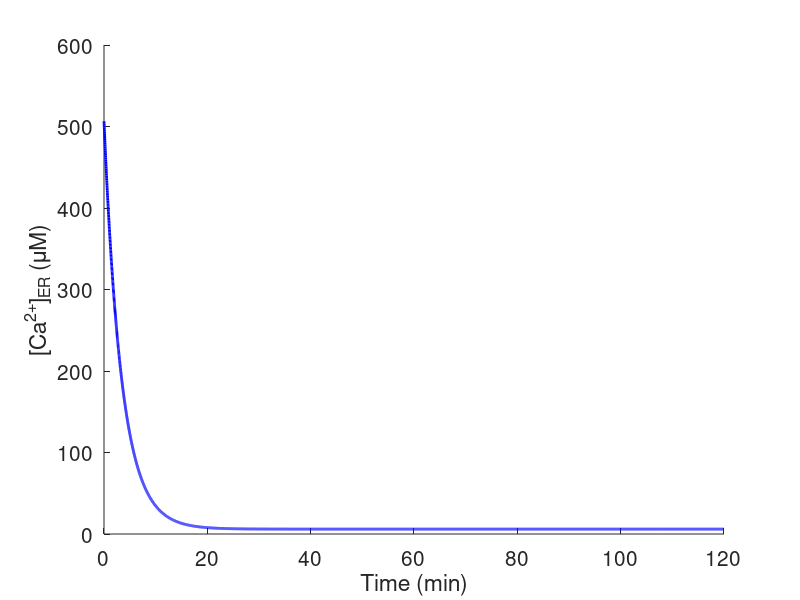
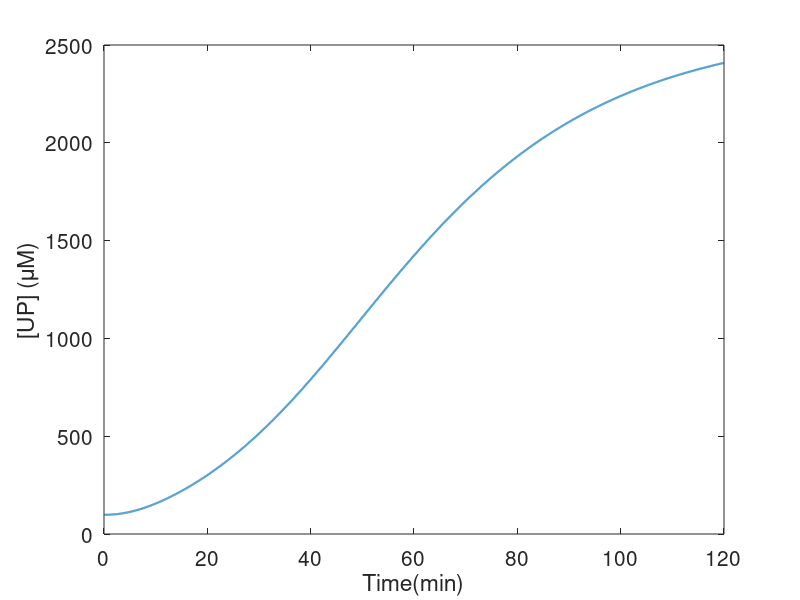
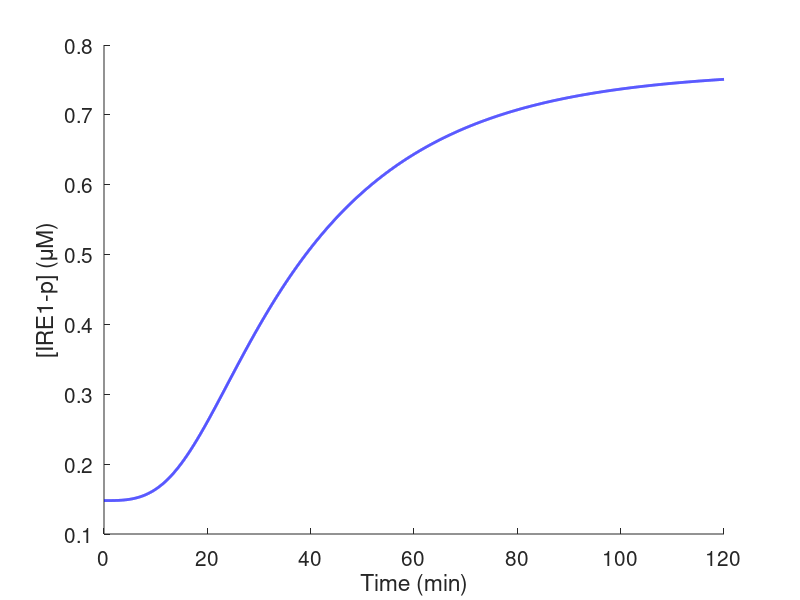
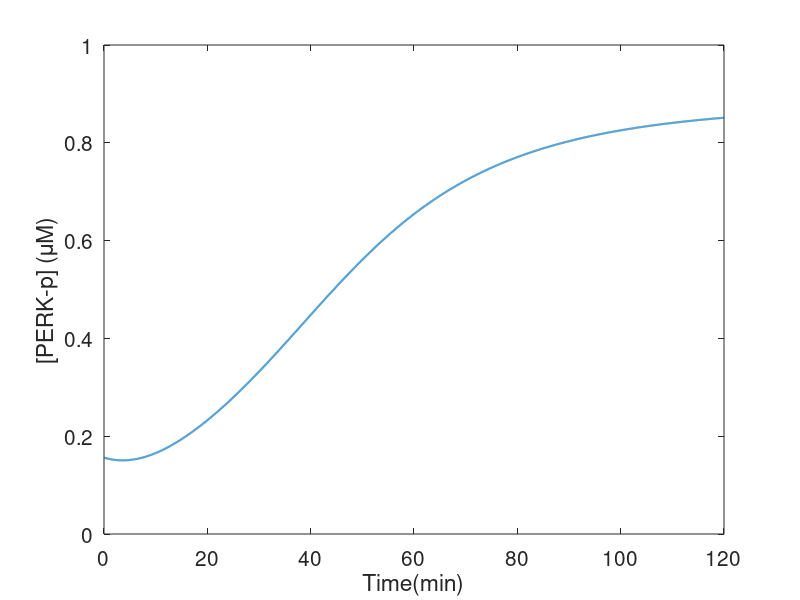

MATLAB code to generate these figures, in order:
function [tv]=UP_BiP_complete
clc

tf=7200;             %Final time (s)
%--------Initial conditions-------%
C0=0.0502467;           %Cytosolic Ca2+ (uM)            
Cre0=506.395;          %ER Ca2+ (uM)
UP0=98; BiP0=66.5684; BUP0 =100-BiP0;PUP0=0.309452;
Ip0=0.03682;Pp0=0.0389;ATF60=0.0706;AB0=0.0367011;Ac0=0.2498;
[t,x]=ode23s(@UPRI2,[0:1:tf],[C0 Cre0 UP0 BiP0 BUP0 PUP0 Ip0 Pp0 ATF60 AB0 Ac0]);

tv=[t,x(:,4)];
ca=x(:,1);
cre=x(:,2);
up=x(:,3);
bip=x(:,4);
bup=x(:,5);
pup=x(:,6);
ip=x(:,7);
pb=x(:,8);
atf6=x(:,9);
ab=x(:,10);
ac=x(:,11);

figure(1)
hold on
plot(t/60,cre,'b','LineWidth',2)
xlabel('Time (min)','FontSize',15);ylabel('[Ca^{2+}]_{ER} ({\mu}M)','FontSize',15)
set(gca,'FontSize',15)

figure(2)
hold on
plot(t/60,up,'LineWidth',1.5)
xlabel('Time(min)','FontSize',15);ylabel('[UP] ({\mu}M)','FontSize',15)
set(gca,'FontSize',15)
box on

figure(3)
hold on
plot(t/60,ip/0.249,'b','LineWidth',2)
xlabel('Time (min)','FontSize',15);ylabel('[IRE1-p] ({\mu}M)','FontSize',15)
set(gca,'FontSize',15)

figure(4)
hold on
plot(t/60,(pb/(0.249)),'LineWidth',1.5)
xlabel('Time(min)','FontSize',15);ylabel('[PERK-p] ({\mu}M)','FontSize',15)
set(gca,'FontSize',15)
box on

figure(5)
hold on
plot(t/60,ac/0.2498,'LineWidth',1.5)
xlabel('Time(min)','FontSize',15);ylabel('[Ac] ({\mu}M)','FontSize',15)
set(gca,'FontSize',15)
box on

function dydt = UPRI2(t,y)

dydt=zeros(11,1);

gamma=10;

Ks=400;

%====tBu parameters======%
KI=2;
%====Other parameters====%
Ccyt=y(1);Cer=y(2);UP=y(3);BiP=y(4);BUP=y(5);
Ip=y(7);Pp=y(8);ATF6=y(9);AB=y(10);Ac=y(11);
na=1.09;k1=15;k2=0.7;ker=243;vmb=0.0804;vprod=1649;kd=0.087;tp=1772;
kout=0.0005;
Vs=0.02;
Ve=1.82;
Vp=5;
Ke=0.125;
Kp=1.5;

tBu=30;
tb=((KI^2)/(KI^2+tBu^2));

It=0.249;
KIp=0.7631;
KIB=51;
nib=5.38;
tIB=1579;
Pt=0.249;
KPp=1.2213;
KPB=14.35;
npb=1.3;
tPB=185.6;
kABplus=0.3025;kABminus=4.54;kAc=5.08E-04;kdAc=1.71E-05;
%-----------------------------------------------------------%
%--------------------------Expresiones----------------------%
%-----------------------------------------------------------%
%ATPase pumps
Jpmca=Vp*((Ccyt^2)/((Kp^2) + (Ccyt^2)));         %PMCA                                   
Jserca=Ve*((Ccyt^2)/((Ke^2) + (Ccyt^2)))*tb;     %SERCA
Jsoce=Vs*(Ks^4)/((Ks^4) + (Cer^(4)));           %SOCE
Jleak=kout*(Cer-Ccyt);                          %ER leak
%---------------------------------------------------------------------%
%-------------------------Mathematical Model--------------------------%
%---------------------------------------------------------------------%
dydt(1) = Jleak + Jsoce - Jpmca - Jserca;
dydt(2) = gamma*(Jserca-Jleak);
dydt(3) = vprod*y(6) - (vmb*(BiP)*(UP))- kd*UP + k2*BUP; %UP
dydt(4) = (k1 + k2)*(BUP) - (vmb*(BiP)*(UP));       %BiP
dydt(5) = (vmb*(BiP)*(UP)) - (k1 + k2)*(BUP); %BUP
dydt(6)=(((ker^na)/((Cer^na) + (ker^na)))-y(6))/tp; %PUP delay UP
dydt(7) = (It*KIp*((KIB^nib)/((BiP^nib)+(KIB^nib)))-Ip)/tIB;  %I-p
dydt(8) = (Pt*KPp*((KPB^npb)/((BiP^npb)+(KPB^npb)))-Pp)/tPB;  %P-p
dydt(9) = kABminus*AB-kABplus*ATF6*BiP-ATF6*kAc;            %ATF6
dydt(10) = kABplus*ATF6*BiP-kABminus*AB;                           %ATF6-BiP
dydt(11) = kAc*ATF6-kdAc*Ac;                                      %ATF6-c
end
end